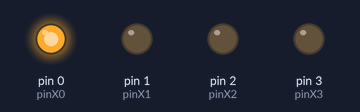
The sketch below on a simulated Arduino Uno, built with avr-gcc and run on an emulated ATmega328P. Parts: output pins drawn as LEDs (lit = HIGH).

Above: at 0.5 s.
At 1.5 s:
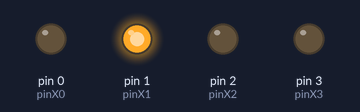
At 2.5 s:
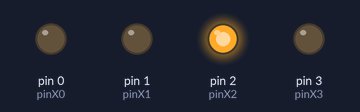
At 3.5 s:
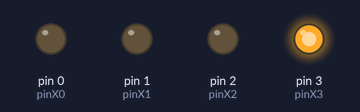
Timing chart, 0 to 5.2 s (numbered marks = the images above):
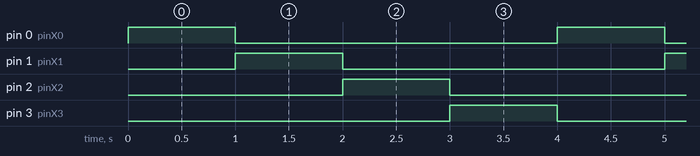

Measured:
- by itself, pin 0 (pinX0), pin 1 (pinX1), pin 2 (pinX2), pin 3 (pinX3): alternates HIGH for 1.0 s and LOW for 3.0 s
- by itself, everything shown: repeats every 4.0 s, in 4 steps

The sketch:

CMOS4016.ino
```cpp
/* logicGate
 *
 * This file will test using the CMOS Quad Bilateral Switch
 *
 * @author Jamie Tudor
 * @date 01-04-2018
 */

const int pinX0 = 0;
const int pinX1 = 1;
const int pinX2 = 2;
const int pinX3 = 3;

void setup()
{
    pinMode(pinX0, OUTPUT);
    pinMode(pinX1, OUTPUT);
    pinMode(pinX2, OUTPUT);
    pinMode(pinX3, OUTPUT);
}

void loop()
{
    digitalWrite(pinX0, HIGH);
    digitalWrite(pinX1, LOW);
    digitalWrite(pinX2, LOW);
    digitalWrite(pinX3, LOW);
    delay(1000);
    digitalWrite(pinX0, LOW);
    digitalWrite(pinX1, HIGH);
    digitalWrite(pinX2, LOW);
    digitalWrite(pinX3, LOW);
    delay(1000);
    digitalWrite(pinX0, LOW);
    digitalWrite(pinX1, LOW);
    digitalWrite(pinX2, HIGH);
    digitalWrite(pinX3, LOW);
    delay(1000);
    digitalWrite(pinX0, LOW);
    digitalWrite(pinX1, LOW);
    digitalWrite(pinX2, LOW);
    digitalWrite(pinX3, HIGH);
    delay(1000);

}
```
